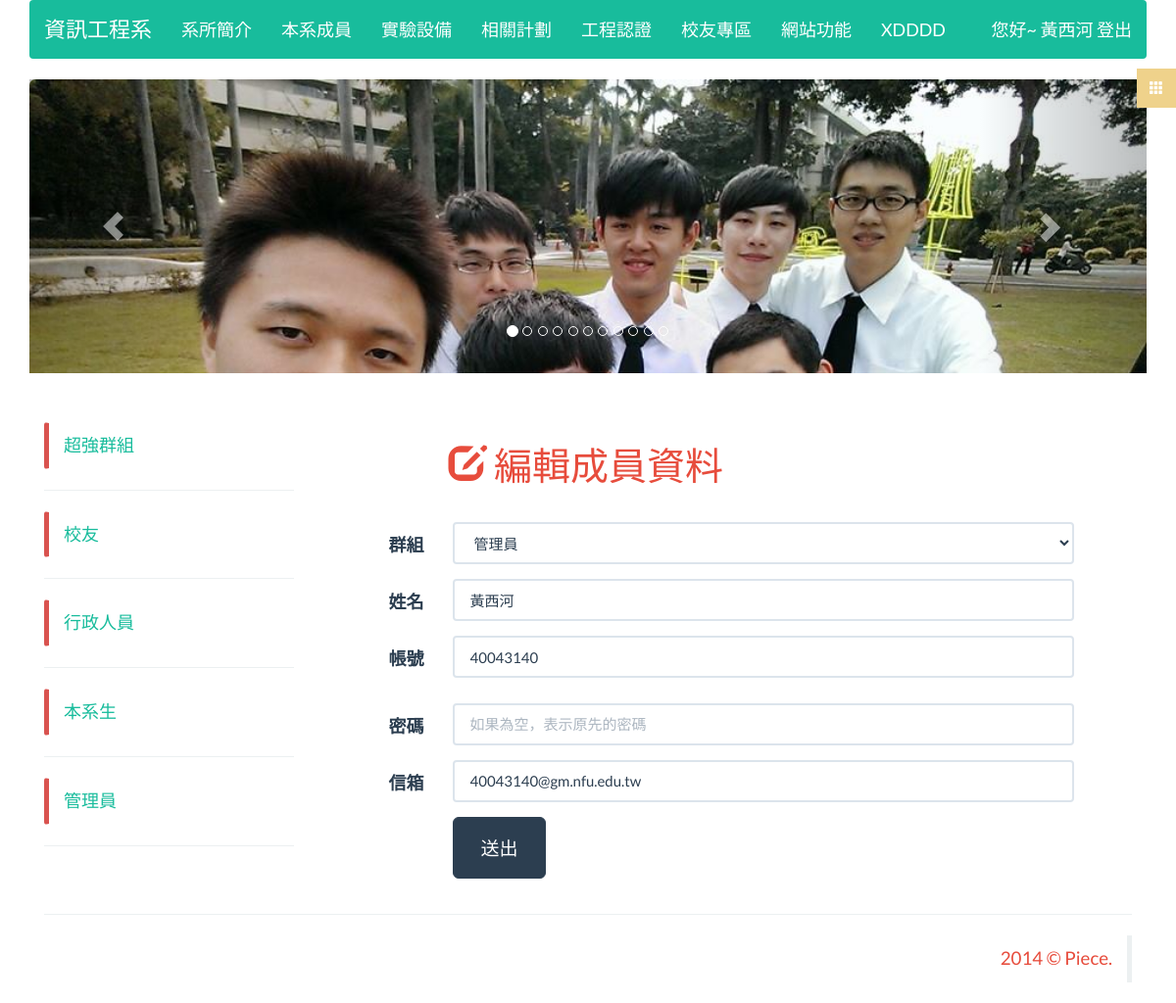
The page /member/edit_member/40043140 (signed in) on the database its author committed.
### tables this page shows
CREATE TABLE IF NOT EXISTS `page` (
`pageId` int(11) NOT NULL,
  `pageName` varchar(100) NOT NULL,
  `pageClass` varchar(100) NOT NULL,
  `pageContent` text NOT NULL
);

CREATE TABLE IF NOT EXISTS `page_category` (
`pageClass` int(11) NOT NULL,
  `pageClassName` varchar(100) NOT NULL
);

CREATE TABLE IF NOT EXISTS `member` (
  `account` varchar(100) NOT NULL COMMENT '帳號primary',
  `password` varchar(100) NOT NULL COMMENT 'password',
  `groupId` int(11) NOT NULL COMMENT 'group表的FK',
  `name` varchar(20) NOT NULL COMMENT '姓名',
  `email` varchar(100) DEFAULT NULL,
  `forget_token` varchar(32) NOT NULL,
  `createTime` datetime DEFAULT NULL
);

CREATE TABLE IF NOT EXISTS `group` (
`groupId` int(11) NOT NULL,
  `groupName` varchar(100) NOT NULL,
  `model` tinyint(1) NOT NULL,
  `news_token` tinyint(1) DEFAULT NULL COMMENT '公告管理權限',
  `group_token` tinyint(1) DEFAULT NULL COMMENT '群組管理權限',
  `member_token` tinyint(1) DEFAULT NULL COMMENT '成員管理權限',
  `file_token` tinyint(1) DEFAULT NULL COMMENT '檔案管理權限',
  `page_token` tinyint(1) DEFAULT NULL COMMENT '頁面管理權限',
  `ad_token` tinyint(1) DEFAULT NULL COMMENT '廣告權限'
);

### application/controllers/member.php (called while the page is built, shortened)
<?php if ( ! defined('BASEPATH')) exit('No direct script access allowed');
class Member extends MY_Controller {
	function __construct(){
		parent::__construct();
		$this->load->model('member_model');
		$this->asideQuery = $this->aside_model->select_group();
	}
	public function edit_member($account = NULL){
		$memberQuery = $this->member_model->select_data_by_account($account);
		$this->load->model('group_model');
		$query = $this->group_model->select_all_data();
		$this->load->view('edit_member', array(
			'query' => $query,
			'memberQuery' => $memberQuery,
			'asideQuery' => $this->asideQuery,
			'headerQuery' => $this->headerQuery
			));
		return true;
	}
}

### index.php (called while the page is built, shortened)
<?php
require_once BASEPATH.'core/CodeIgniter.php';

### application/libraries/Session.php (called while the page is built, shortened)
<?php if ( ! defined('BASEPATH')) exit('No direct script access allowed');
class Session
{
    protected $sess_namespace = '';
    protected $store = array();
     private function initialize()
     {
        if (isset($_SESSION[$this->sess_namespace]) ) {
            $this->store = $_SESSION[$this->sess_namespace];
        }
        $destroy = false;
        if (!$destroy) {
            return;
        }
    }
    public function userdata($value)
    {
        if (isset($this->store[$value])) {
            return $this->store[$value];
        } else {
            return false;
        }
    }
    public function set_userdata($data = array(), $value = '')
    {
        if (is_string($data)) {
            $data = array($data => $value);
        }
        foreach ($data as $key => $val) {
            $this->store[$key] = $val;
        }
    }
}

### application/models/member_model.php (called while the page is built, shortened)
<?php if ( ! defined('BASEPATH')) exit('No direct script access allowed');
class Member_model extends CI_Model{
	function select_data_by_account($account){
		$this->db->select('*');
		$this->db->from('member');
		$this->db->where('account', $account);
		$query = $this->db->get();
		return $query->row();
	}
}

### application/models/header_model.php (called while the page is built, shortened)
<?php if ( ! defined('BASEPATH')) exit('No direct script access allowed');
class header_model extends CI_Model{
	function select_header_data_by_page_category(){
		$this->db->select('*');
		$this->db->from('page');
		$this->db->join('page_category', 'page.pageClass = page_category.pageClass');
		$this->db->order_by("page_category.pageClass","asc");
		$query = $this->db->get();
		return $query->result();
	}
}

### application/core/MY_Controller.php (called while the page is built, shortened)
<?php if ( ! defined('BASEPATH')) exit('No direct script access allowed');
class MY_Controller extends CI_Controller {
	function __construct(){
		$this->header();
	}
	protected function header(){
		$this->headerQuery = $this->header_model->select_header_data_by_page_category();
		return true;
	}
}

### application/models/aside_model.php (called while the page is built, shortened)
<?php if ( ! defined('BASEPATH')) exit('No direct script access allowed');
class Aside_model extends CI_Model{
	function select_group(){
		$this->db->select('groupId AS asideValue, groupName AS asideName');
		$this->db->from('group');
		$this->db->order_by("groupId","desc");
		$query = $this->db->get();
		foreach ($query->result() as $key => $value) {
			$value->asideValue = 'member/show_member/'.$value->asideValue;
		}
		return $query->result();
	}
	function select_file(){
		$this->db->select('fileClass AS asideValue, fileClassName AS asideName');
		$this->db->from('file_category');
		$this->db->order_by("fileClass","desc");
		$query = $this->db->get();
		return $query->result();
	}
}

### application/models/group_model.php (called while the page is built, shortened)
<?php if ( ! defined('BASEPATH')) exit('No direct script access allowed');
class Group_model extends CI_Model{
	function select_all_data(){
		$this->db->select('*');
		$this->db->from('group');
		$this->db->order_by("groupId","desc");
		$query = $this->db->get();
		return $query->result();
	}
}

### application/views/edit_member.php (the view, shortened to what this page needs)
<? @require_once('templates/_header.php');?>
<article class="row wow fadeInUp">
<h1 class="text-danger col-sm-offset-2"><span class="glyphicon glyphicon-edit"></span> 編輯成員資料</h1>
<br>
<form class="form-horizontal" role="form" method="post" action="<?= base_url('member/editing_member')?>">
  <div class="form-group">
    <label class="col-sm-2 control-label">群組</label>
    <div class="col-sm-9">
      <select class="form-control" name="groupId">
      <? foreach ($query as $key => $value) { ?>
        <? if ($memberQuery->groupId == $value->groupId){ ?>
        <option value="<?= $value->groupId?>" selected><?= $value->groupName?></option>
        <? continue;?>
        <? } ?>
      <? } ?>
      </select>
    </div>
  </div>
  <div class="form-group">
    <label class="col-sm-2 control-label">姓名</label>
    <div class="col-sm-9">
      <input type="text" class="form-control" name="name" placeholder="ex. 王小明" value="<?= $memberQuery->name; ?>">
    </div>
  </div>
  <div class="form-group">
    <label for="inputAccount" class="col-sm-2 control-label">帳號</label>
    <div class="col-sm-9">
      <p class="form-control"><?= $memberQuery->account; ?></p>
    </div>
  </div>
  <div class="form-group">
    <label class="col-sm-2 control-label">密碼</label>
    <div class="col-sm-9">
      <input type="password" class="form-control" name="password" placeholder="如果為空，表示原先的密碼">
    </div>
  </div>
  <div class="form-group">
    <label class="col-sm-2 control-label">信箱</label>
    <div class="col-sm-9">
      <input type="email" class="form-control" name="email" placeholder="xxx@xxx.com" value="<?= $memberQuery->email; ?>">
    </div>
  </div>
  <div class="form-group">
    <div class="col-sm-offset-2 col-sm-10">
      <button type="submit" class="btn btn-primary btn-lg">送出</button>
    </div>
  </div>
</form>
</article>
<? @require_once('templates/_footer.php');?>

### application/views/templates/_header.php (shortened to what this page needs)
<!DOCTYPE html>
<html>
<head>
  <link rel="stylesheet" type="text/css" href="<?=base_url('asset/css/flatly.bootstrap.min.css')?>">
  <link rel="stylesheet" type="text/css" href="<?=base_url('asset/css/font-awesome.min.css')?>">
  <link rel="stylesheet" type="text/css" href="<?=base_url('asset/css/menu.css')?>">
  <link rel="stylesheet" type="text/css" href="<?=base_url('asset/css/animate.css')?>">
  <link rel="stylesheet" type="text/css" href="<?=base_url('asset/css/piece.css')?>">
</head>
<body>
<div class="container">
<? if($this->session->userdata('account')){ ?>
<nav class="menu" id="theMenu">
  <div id="menuToggle"><span class="glyphicon glyphicon-th"></span></div>
</nav>
<? } ?>
<header class="row" style="margin: 0 0 50px 0;">
  <nav class="navbar navbar-default navbar-inverse" role="navigation" id="nav" style="z-index:1;">
    <div class="navbar-header">
      <a class="navbar-brand" href="<?= base_url('')?>">資訊工程系</a>
    </div>
    <div class="collapse navbar-collapse" id="bs-example-navbar-collapse-1">
      <ul class="nav navbar-nav">
        <ul class="hidden"><li>
        <?php $delay = 0;?>
        <?php $temp = -1?>
        <?php $animate_string = array('bounce', 'flash', 'pulse', 'bounceIn')?>
        <?php $animate_string = $animate_string[array_rand($animate_string)]?>
        <?php foreach ($headerQuery as $key => $value): ?>
          <?php if ($value->pageClass != $temp): ?>
            </ul></li>
            <li class="dropdown wow <?= $animate_string?>" data-wow-delay="<?=$delay+=0.1?>s">
            <a href="#" class="dropdown-toggle btn-hover-success" data-toggle="dropdown"><?= $value->pageClassName?></a>
            <ul class="dropdown-menu wow flipInX">
          <?php endif ?>
          <?php $temp = $value->pageClass; ?>
        <?php endforeach ?>
      </ul></li></ul>
      <?php if ( ! $this->session->userdata('account')): ?>
        <ul class="nav navbar-nav navbar-right">
          <li><a href="#"  data-toggle="modal" data-target="#login_btn">登入</a></li>
        </ul>
      <?php else: ?>
        <ul class="nav navbar-nav navbar-right">
          <li><a href="<?= base_url('user/logout')?>" >您好~ <?= $this->session->userdata('name')?> 登出</a></li>
        </ul>
      <?php endif ?>
    </div>
  </nav>
  <div id="carousel-example-generic" class="carousel slide" data-ride="carousel">
    <ol class="carousel-indicators">
      <li data-target="#carousel-example-generic" data-slide-to="0" class="active"></li>
      <li data-target="#carousel-example-generic" data-slide-to="1"></li>
      <li data-target="#carousel-example-generic" data-slide-to="2"></li>
      <li data-target="#carousel-example-generic" data-slide-to="3"></li>
      <li data-target="#carousel-example-generic" data-slide-to="4"></li>
      <li data-target="#carousel-example-generic" data-slide-to="5"></li>
      <li data-target="#carousel-example-generic" data-slide-to="6"></li>
      <li data-target="#carousel-example-generic" data-slide-to="7"></li>
      <li data-target="#carousel-example-generic" data-slide-to="8"></li>
      <li data-target="#carousel-example-generic" data-slide-to="9"></li>
      <li data-target="#carousel-example-generic" data-slide-to="10"></li>
    </ol>
    <div class="carousel-inner" role="listbox" style="height: 300px;">
      <div class="item active">
        <img src="<?=base_url('asset/img/banner/1.jpg')?>" class="img-rounded" alt="..." style="width:100%; height: 100%;">
      </div>
    </div>
    <a class="left carousel-control" href="#carousel-example-generic" role="button" data-slide="prev">
      <span class="glyphicon glyphicon-chevron-left" aria-hidden="true"></span>
    </a>
    <a class="right carousel-control" href="#carousel-example-generic" role="button" data-slide="next">
      <span class="glyphicon glyphicon-chevron-right" aria-hidden="true"></span>
    </a>
  </div>
</header>
<aside class="col-xs-12 col-sm-3 col-md-3">
  <ul class="nav nav-pills nav-stacked hidden-xs" >
    <?php $delay = 0;?>
    <?php foreach ($asideQuery as $key => $value): ?>
      <li class="wow slideInLeft" data-wow-delay="<?=$delay+=0.1?>s" data-wow-offset="-999" style="border: 1px solid #fff; border-radius:3px; border-left-color: #d9534f; border-left-width: 5px;">
        <a href="<?= base_url($value->asideValue)?>"><?= $value->asideName;?></a>
      </li>
      <hr>
    <?php endforeach ?>
  </ul>
</aside>
<div class="col-xs-12 col-sm-9 col-md-9">

### asset/css/menu.css (style rules this page uses)
.menu { position: fixed; right: -250px; width: 260px; height: 100%; top: 0; z-index: 10; text-align: left; }
.menu, .body-push { -webkit-transition: all .3s ease; -moz-transition: all .3s ease; -ms-transition: all .3s ease; -o-transition: all .3s ease; transition: all .3s ease; }
#menuToggle { position: absolute; top: 70px; left: -30px; z-index: 11; display: block; text-align: center; font-size: 14px; color: #ffffff; width: 40px; height: 40px; line-height: 40px; cursor: pointer; background: rgba(239,210,139,1); -webkit-transition: all .1s ease-in-out; -moz-transition: all .1s ease-in-out; -ms-transition: all .1s ease-in-out; -o-transition: all .1s ease-in-out; transition: all .1s ease-in-out; }

### rows shown on the page
page: page_category.pageClassName "系所簡介"
page: page_category.pageClassName "本系成員"
page: page_category.pageClassName "實驗設備"
page: page_category.pageClassName "相關計劃"
page: page_category.pageClassName "工程認證"
page: page_category.pageClassName "校友專區"
page: page_category.pageClassName "網站功能"
page: page_category.pageClassName "XDDDD"
member: name "黃西河", account "40043140", email "40043140@gm.nfu.edu.tw"
group: groupName "超強群組"
group: groupName "校友"
group: groupName "行政人員"
group: groupName "本系生"
group: groupName "管理員"

### other values the page prints
form field groupId "管理員"
